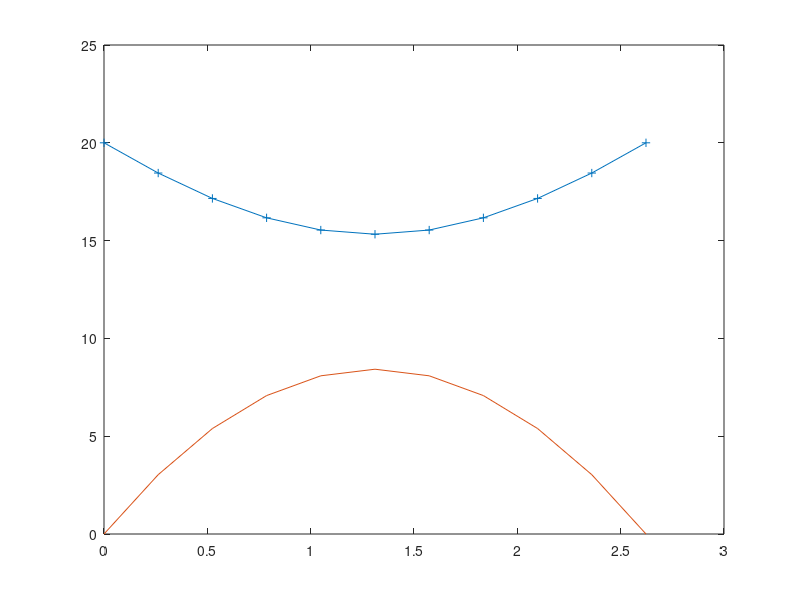

MATLAB code for this plot:
%project_prob
A=40*3.14;
A=A/180;
v0=20;
g=9.8;
t_hit=2*(v0/g)*sin(A);
t=[0:t_hit/10:t_hit]
h=v0*t*sin(A)-0.5*g*t.^2
v=sqrt(v0^2-2*v0*g*t*sin(A)+g^2*t.^2)
plot(t,v,'+-',t,h)

